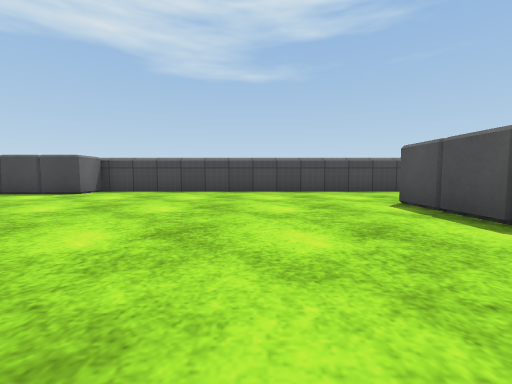
View 1 (above)

12 first-person views from a walk through a scene from a Unity 3-D project. The camera is 0.51 m above the floor, tilts 4° down and sees 90° across. The floor is counted in squares, 1 m on a side. Each view is taken from the middle of a square. On the plan, view 1 faces up. The plan holds only what a view shows up to about 9 squares ahead; the rest is blank. The place goes on beyond the plan. The player character is not drawn. Door leaves are left out, so doorways stand open. Surface patterns are stand-ins for the level's own textures.

View 2
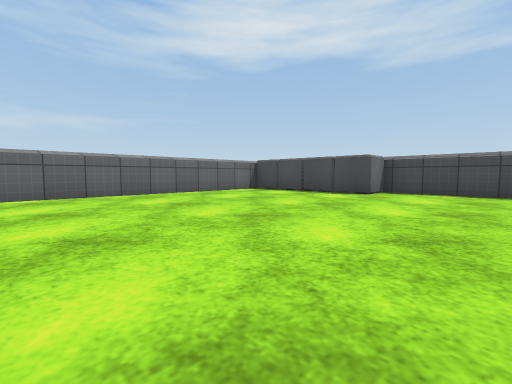

View 3
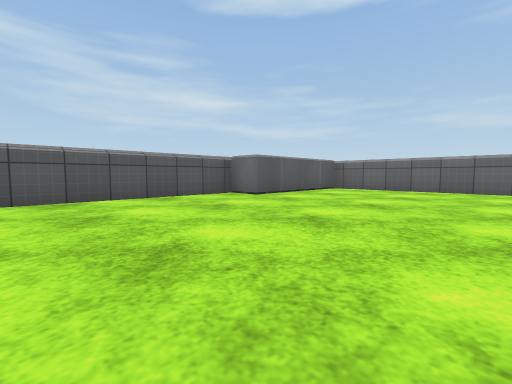

View 4
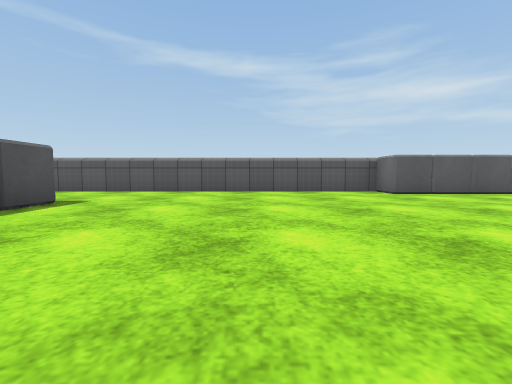

View 5
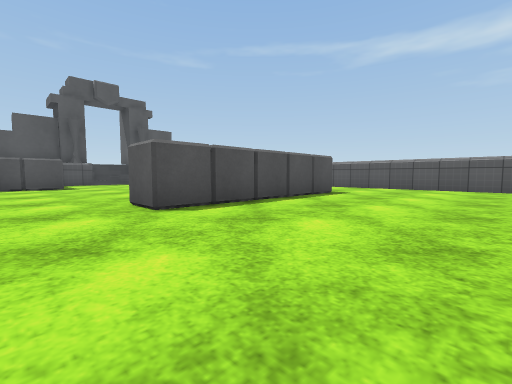

View 6
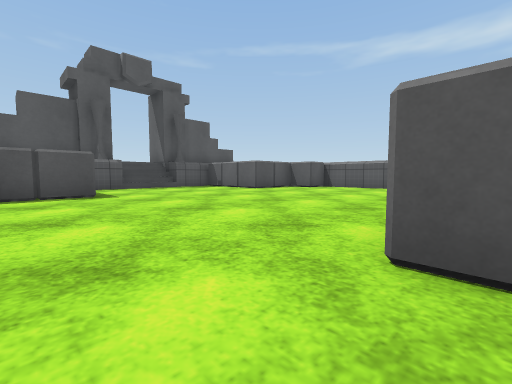

View 7
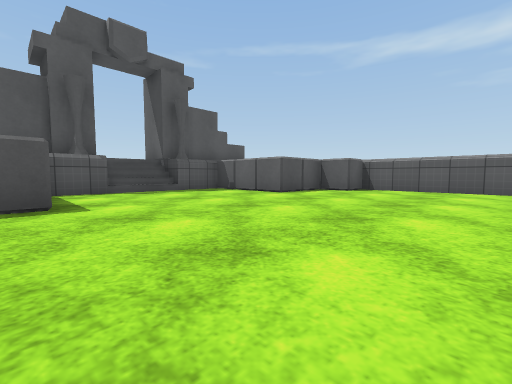

View 8
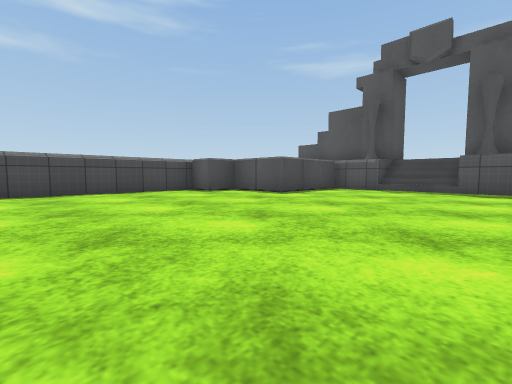

View 9
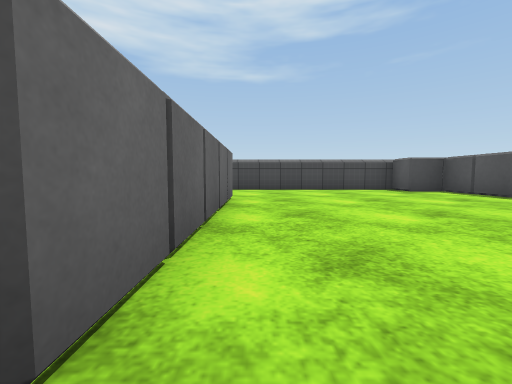

View 10
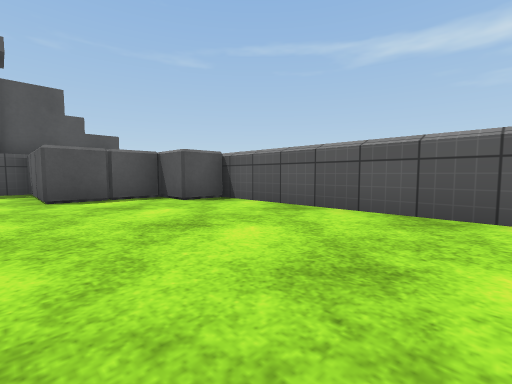

View 11
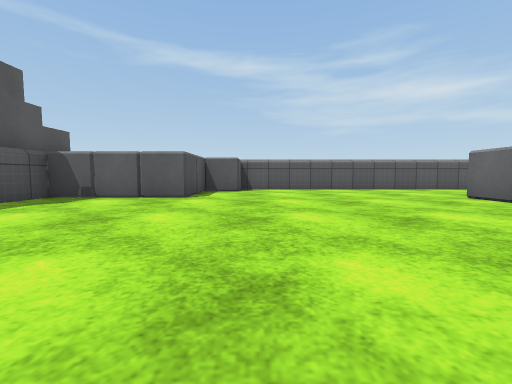

View 12
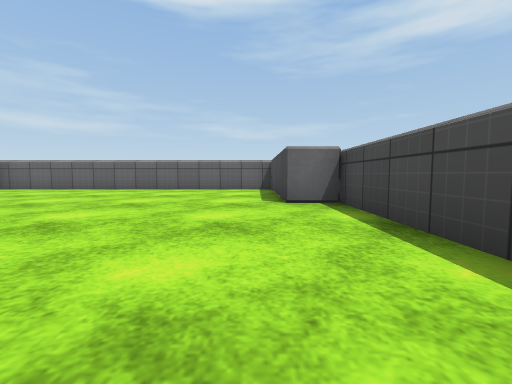

### Floor plan
Points are (right, up) in squares from view 1. A wall is a line through its corners. A room is listed if a view was taken in it or the views show most of it. See-through windows are left out.
Room 1 (views 1, 2, 3, 4, 5, 6, 7, 8, 9, 10, 11, 12)
walls: (2.5, -0.5) (2.5, 4.5) (3.5, 4.5) (3.5, -0.5); (-4.5, -2.5) (-4.5, -3.5) (8.5, -3.5) (8.5, -2.5) (9.5, -2.5) (9.5, -0.5) (12.5, -0.5) (12.5, 4.5) (9.5, 4.5) (9.5, 6.5) (8.5, 6.5) (8.5, 7.5) (-4.5, 7.5) (-4.5, 6.5) (-8.5, 6.5) (-8.5, -2.5) (-4.5, -2.5); (13.1, 1) (13.1, 3); (13.4, 1) (13.4, 3); (13.7, 1) (13.7, 3)
low walls: (12.8, 1) (12.8, 3)

Positions as (right, up) in squares from view 1, and headings:
1: (0, 0), facing up
2: (-2, 0), facing up-left
3: (0, 2), facing down-left
4: (-1, 4), facing down
5: (-1, 6), facing down-right
6: (3, 6), facing down-right
7: (5, 5), facing down-right
8: (4, 0), facing up-right
9: (4, -1), facing up
10: (4, 0), facing down-right
11: (8, 5), facing down
12: (0, 6), facing left
